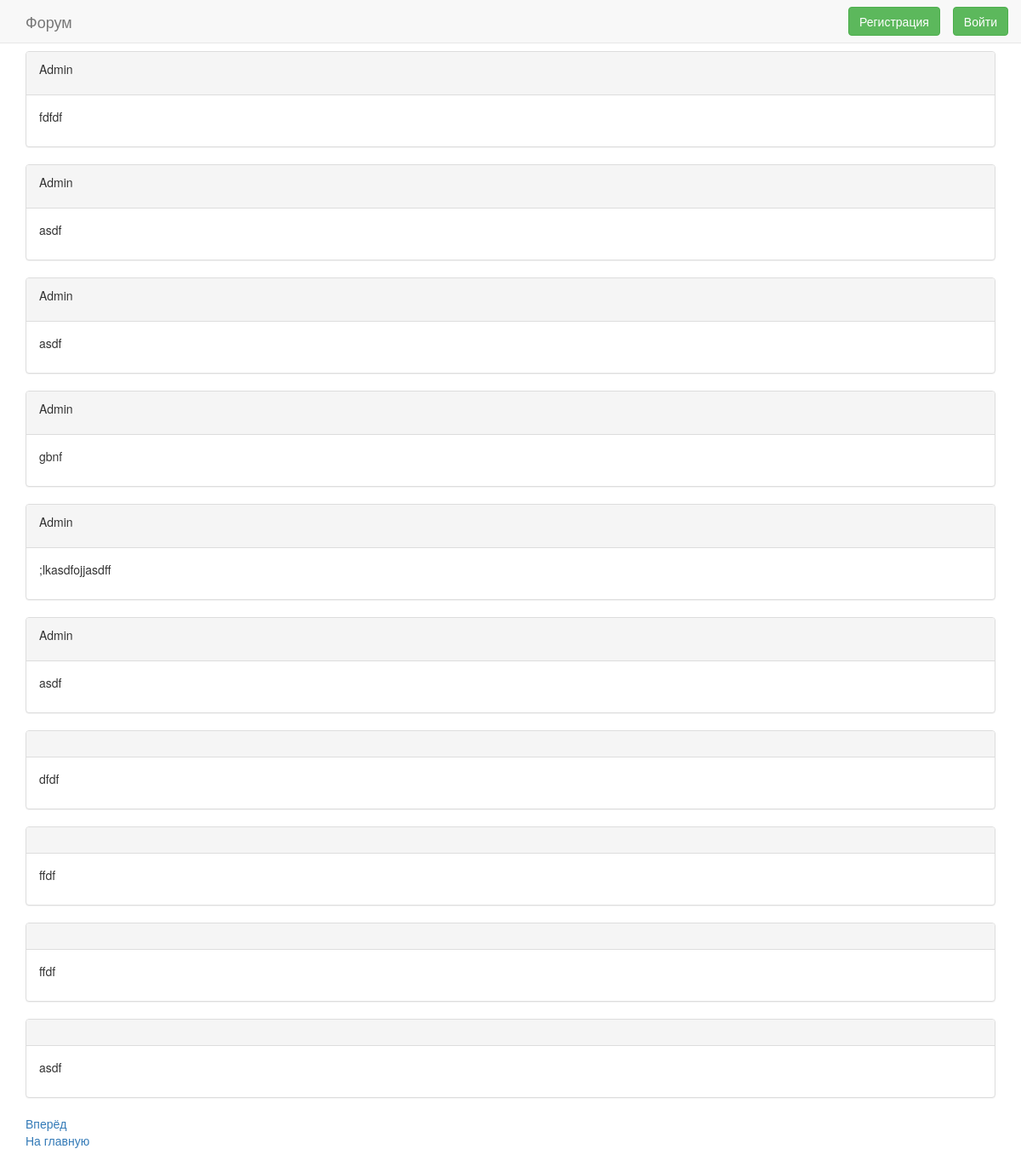
The app's page /forum_app/sections/1/1/, older data.
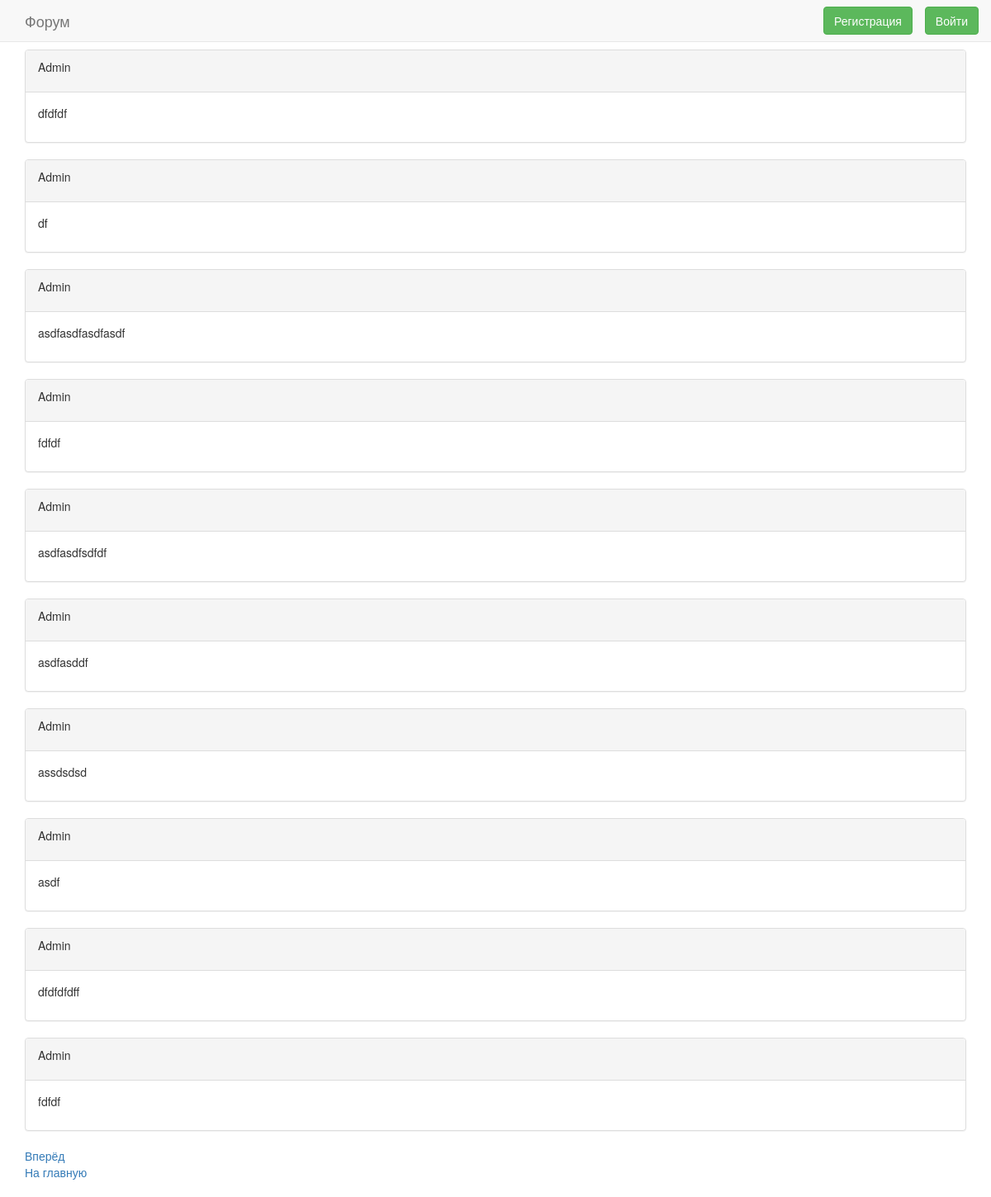
The same page, newer data.
### forum_app/models.py (models this page shows)
class Post(models.Model):
    author = models.ForeignKey(django.contrib.auth.models.User, on_delete=models.SET_NULL, null=True)
    data = models.CharField(max_length=100000)

### forum_app/views.py (the view)
# urls.py: url(r'^sections/(?P<section_id>\d+)/(?P<thread_id>[0-9]+)/$', views.thread_view, name='thread'),
def thread_view(request, section_id, thread_id):
    cur_thread = Thread.objects.get(pk=thread_id)
    posts_on_page = cur_thread.posts.all().order_by('-id')
    pages = Paginator(posts_on_page, 10)
    cur_page = 1
    if 'page' in request.GET:
        cur_page = int(request.GET['page'])
    return render(request, 'thread.html', {'thread': cur_thread, 'post_form': PostForm(),
                                           'page': pages.page(cur_page)})

### forum_app/templates/thread.html (shortened to what this page needs)
{% extends "base_generic.html" %}
{% block content %}
    {% for post in page.object_list %}
        <div class="panel panel-default">
            <div class="panel-heading">
                <div class="row">
                    <div class="col-sm-8">
                        <p>{{ post.author.username }}</p>
                    </div>
                    <div class="col-sm-4">
                    </div>
                </div>
            </div>
            <div class="panel-body">
                <p>{{ post.data }}</p>
            </div>
        </div>
    {% endfor %}
    {% if page.has_next %}
        <a href="?page={{ page.next_page_number }}">Вперёд</a>
    {% endif %}
{% endblock %}

Row changes from the older to the newer data that the page shows:
no longer on this page (row unchanged): Post: author.username "Admin", data "asdf"
no longer on this page (row unchanged): Post: author.username "Admin", data "gbnf"
no longer on this page (row unchanged): Post: author.username "Admin", data ";lkasdfojjasdff"
no longer on this page (row unchanged): Post: author.username "Admin", data "asdf"
no longer on this page (row unchanged): Post: data "dfdf"
no longer on this page (row unchanged): Post: data "ffdf"
no longer on this page (row unchanged): Post: data "ffdf"
no longer on this page (row unchanged): Post: data "asdf"
added Post: author.username "Admin", data "dfdfdf"
added Post: author.username "Admin", data "df"
added Post: author.username "Admin", data "asdfasdfasdfasdf"
added Post: author.username "Admin", data "asdfasdfsdfdf"
added Post: author.username "Admin", data "asdfasddf"
added Post: author.username "Admin", data "assdsdsd"
added Post: author.username "Admin", data "dfdfdfdff"
added Post: author.username "Admin", data "fdfdf"
